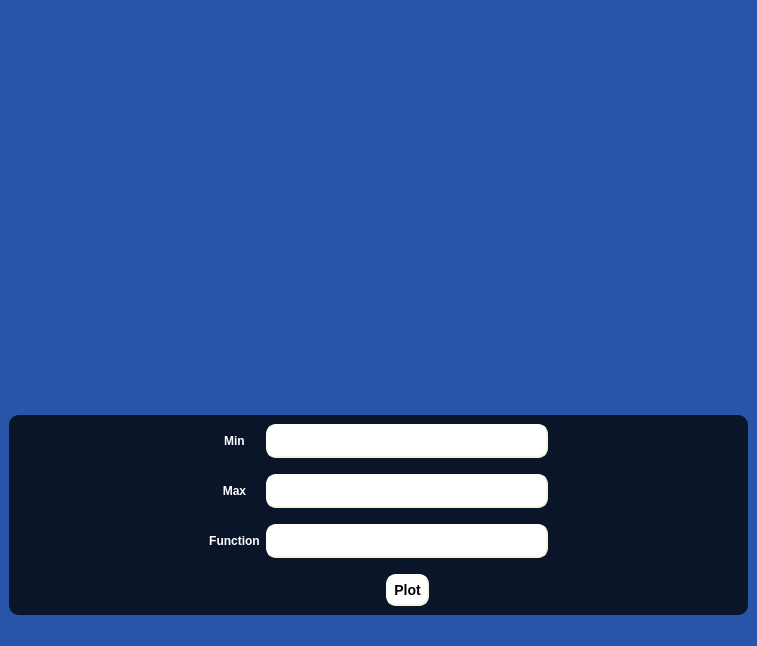
<?xml version="1.0" encoding="UTF-8"?>
<ui version="4.0">
 <class>MainWindow</class>
 <widget class="QMainWindow" name="MainWindow">
  <property name="geometry">
   <rect>
    <x>0</x>
    <y>0</y>
    <width>757</width>
    <height>600</height>
   </rect>
  </property>
  <property name="windowTitle">
   <string>MainWindow</string>
  </property>
  <property name="autoFillBackground">
   <bool>false</bool>
  </property>
  <property name="styleSheet">
   <string notr="true">background-color:rgb(40, 85, 167);
color:White;</string>
  </property>
  <widget class="QWidget" name="centralwidget">
   <layout class="QVBoxLayout" name="verticalLayout">
    <item>
     <widget class="MplWidget" name="MplWidget" native="true">
      <property name="minimumSize">
       <size>
        <width>0</width>
        <height>400</height>
       </size>
      </property>
     </widget>
    </item>
    <item>
     <widget class="QFrame" name="formFrame">
      <property name="styleSheet">
       <string notr="true">background-color: rgba( 0, 0, 0, 75% );
    border-radius: 10px;</string>
      </property>
      <layout class="QGridLayout" name="gridLayout">
       <property name="leftMargin">
        <number>200</number>
       </property>
       <property name="rightMargin">
        <number>200</number>
       </property>
       <property name="verticalSpacing">
        <number>16</number>
       </property>
       <item row="0" column="0">
        <widget class="QLabel" name="label">
         <property name="font">
          <font>
           <weight>75</weight>
           <bold>true</bold>
          </font>
         </property>
         <property name="styleSheet">
          <string notr="true">color:rgb(255, 255, 255);
background-color: rgba( 0, 0, 0, 0% )</string>
         </property>
         <property name="text">
          <string>Min</string>
         </property>
         <property name="alignment">
          <set>Qt::AlignCenter</set>
         </property>
         <property name="margin">
          <number>15</number>
         </property>
        </widget>
       </item>
       <item row="0" column="1">
        <layout class="QVBoxLayout" name="verticalLayout_4">
         <item>
          <widget class="QLineEdit" name="minInput">
           <property name="minimumSize">
            <size>
             <width>186</width>
             <height>0</height>
            </size>
           </property>
           <property name="styleSheet">
            <string notr="true"> background-color: white;
    border-style: outset;
    border-width: 2px;
    border-radius: 10px;
    border-color: beige;
    font: bold 14px;
    min-width: 10em;
    padding: 6px;
color:rgb(0, 0, 0) !important;</string>
           </property>
           <property name="alignment">
            <set>Qt::AlignLeading|Qt::AlignLeft|Qt::AlignVCenter</set>
           </property>
           <property name="dragEnabled">
            <bool>false</bool>
           </property>
          </widget>
         </item>
        </layout>
       </item>
       <item row="1" column="0">
        <widget class="QLabel" name="label_2">
         <property name="font">
          <font>
           <weight>75</weight>
           <bold>true</bold>
          </font>
         </property>
         <property name="styleSheet">
          <string notr="true">color:rgb(255, 255, 255);
background-color: rgba( 0, 0, 0, 0% )</string>
         </property>
         <property name="text">
          <string>Max</string>
         </property>
         <property name="alignment">
          <set>Qt::AlignCenter</set>
         </property>
         <property name="margin">
          <number>15</number>
         </property>
        </widget>
       </item>
       <item row="1" column="1">
        <layout class="QVBoxLayout" name="verticalLayout_5">
         <item>
          <widget class="QLineEdit" name="maxInput">
           <property name="styleSheet">
            <string notr="true"> background-color: white;
    border-style: outset;
    border-width: 2px;
    border-radius: 10px;
    border-color: beige;
    font: bold 14px;
    min-width: 10em;
    padding: 6px;
color:black !important;</string>
           </property>
          </widget>
         </item>
        </layout>
       </item>
       <item row="2" column="0">
        <widget class="QLabel" name="label_3">
         <property name="font">
          <font>
           <weight>75</weight>
           <bold>true</bold>
          </font>
         </property>
         <property name="styleSheet">
          <string notr="true">color:rgb(255, 255, 255);
background-color: rgba( 0, 0, 0, 0% )</string>
         </property>
         <property name="text">
          <string>Function</string>
         </property>
         <property name="alignment">
          <set>Qt::AlignCenter</set>
         </property>
         <property name="margin">
          <number>16</number>
         </property>
        </widget>
       </item>
       <item row="2" column="1">
        <layout class="QVBoxLayout" name="verticalLayout_6">
         <item>
          <widget class="QLineEdit" name="functionInput">
           <property name="styleSheet">
            <string notr="true"> background-color: white;
    border-style: outset;
    border-width: 2px;
    border-radius: 10px;
    border-color: beige;
    font: bold 14px;
    min-width: 10em;
    padding: 6px;
color:black !important;</string>
           </property>
          </widget>
         </item>
        </layout>
       </item>
       <item row="3" column="1">
        <layout class="QHBoxLayout" name="horizontalLayout_2">
         <item>
          <spacer name="horizontalSpacer">
           <property name="orientation">
            <enum>Qt::Horizontal</enum>
           </property>
           <property name="sizeHint" stdset="0">
            <size>
             <width>40</width>
             <height>20</height>
            </size>
           </property>
          </spacer>
         </item>
         <item>
          <widget class="QPushButton" name="plot">
           <property name="styleSheet">
            <string notr="true"> background-color: white;
    border-style: outset;
    border-width: 2px;
    border-radius: 10px;
    border-color: beige;
    font: bold 14px;
    min-width: 10em;
    padding: 6px;
color:black;</string>
           </property>
           <property name="text">
            <string>Plot</string>
           </property>
           <property name="autoDefault">
            <bool>false</bool>
           </property>
           <property name="default">
            <bool>false</bool>
           </property>
           <property name="flat">
            <bool>false</bool>
           </property>
          </widget>
         </item>
         <item>
          <spacer name="horizontalSpacer_2">
           <property name="orientation">
            <enum>Qt::Horizontal</enum>
           </property>
           <property name="sizeHint" stdset="0">
            <size>
             <width>40</width>
             <height>20</height>
            </size>
           </property>
          </spacer>
         </item>
        </layout>
       </item>
      </layout>
     </widget>
    </item>
   </layout>
  </widget>
  <widget class="QStatusBar" name="statusbar"/>
 </widget>
 <customwidgets>
  <customwidget>
   <class>MplWidget</class>
   <extends>QWidget</extends>
   <header>mplwidget.h</header>
   <container>1</container>
  </customwidget>
 </customwidgets>
 <resources/>
 <connections/>
</ui>
